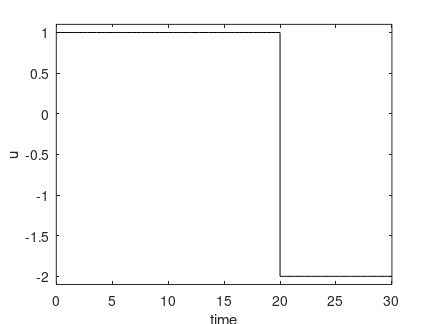
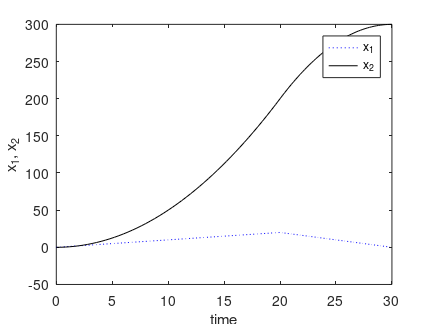

MATLAB code to generate these figures, in order:
load optimprofiles tplot uplot xplot

% ploting
%..........................................................................
plot(tplot,uplot,'k')
title('')
xlabel('time')
ylabel('u')
set(gcf,'PaperUnits','centimeters')
set(gcf,'PaperPosition',[3 10 11 8.25])
aa=axis;
axis([aa(1:2) aa(3)-0.1 aa(4)+0.1])
print -depsc car_u.eps


figure
plot(tplot,xplot(:,1),'b:',tplot,xplot(:,2),'k-')
title('')
xlabel('time')
ylabel('x_1, x_2')
legend('x_1','x_2')
set(gcf,'PaperUnits','centimeters')
set(gcf,'PaperPosition',[3 10 11 8.25])
print -depsc car_x.eps
%..........................................................................